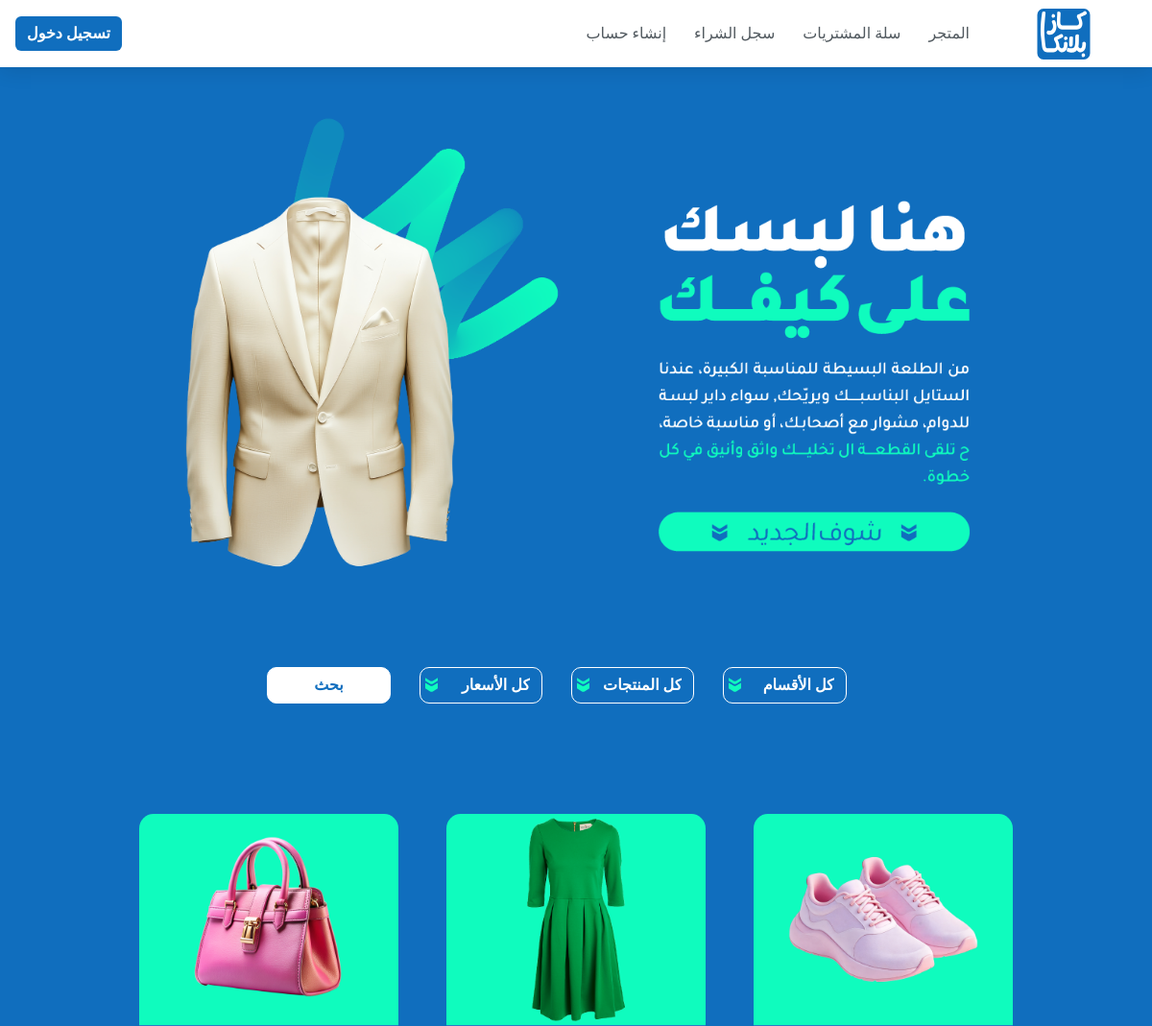
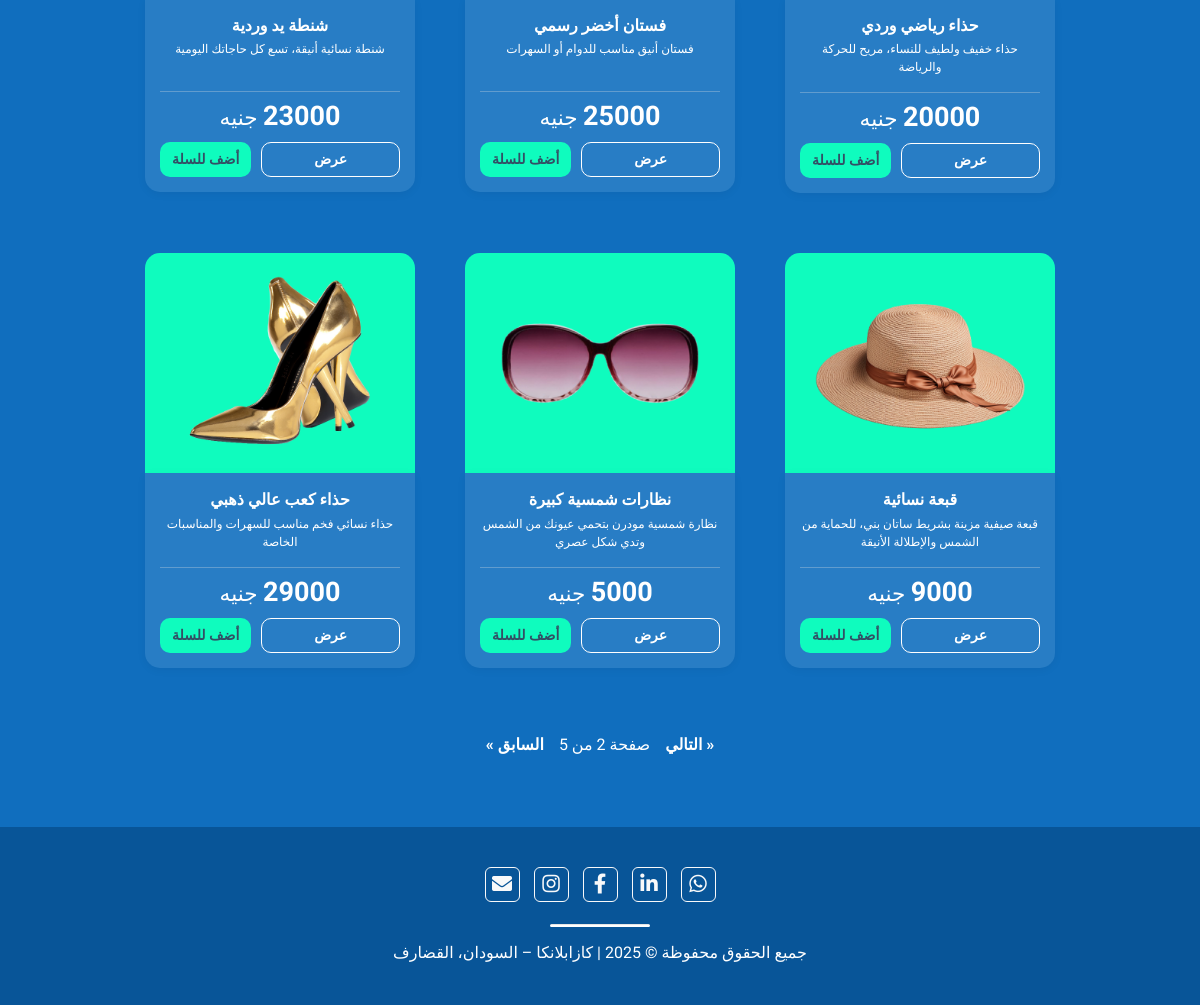
Screenshot of /?page=2 with the database file from the repository (2 pictures, top to bottom).
### store/models.py (models this page shows, shortened)
class Product(models.Model):
    CATEGORY_CHOICES = (
        ('men', 'رجالي'),
        ('women', 'نسائي'),
        ('kids', 'أطفالي'),
    )
    CLOTHE_CATEGORY_CHOICES = (
        ('t-shirt', 'تي شيرتات'),
        ('shirts', 'قمصان'),
        ('pants', 'بناطلين'),
        ('jackets', 'جاكيتات'),
        ('suits', 'بدلات'),
        ('sportswear', 'ملابس رياضية'),
        ('jeans', 'جينز'),
        ('hoodies', 'هوديز'),
        ('dresses', 'فساتين'),
        ('blouses', 'بلوزات'),
        ('abayas', 'عبايات'),
        ('pajamas', 'بيجامات'),
        ('bags', 'حقائب'),
        ('sneakers', 'أحذية رياضية'),
        ('formal-shoes', 'أحذية رسمية'),
        ('boots', 'بوتات'),
        ('slippers', 'شباشب'),
        ('caps', 'كابات'),
        ('hats', 'قبعات'),
        ('sunglasses', 'نظارات شمسية'),
        ('watches', 'ساعات'),
)
    name = models.CharField(max_length=200, null=True)
    description = models.TextField(null=True, blank=True)
    price = models.DecimalField(decimal_places=0, max_digits=10, default=0)
    category = models.CharField(max_length=10, choices=CATEGORY_CHOICES, default='men')
    type_of_clothe = models.CharField(max_length=20, choices=CLOTHE_CATEGORY_CHOICES, default='t-shirt')
    image = models.ImageField(null=True, blank=True)
    @property
    def imageURL(self):
        try:
            url = self.image.url
        except:
            url = ''
        return url

### store/views.py (the view, shortened to what this page needs)
# urls.py: path('', views.store_view, name='store'),
def store_view(request):
    category = request.GET.get('category')
    type_of_clothe = request.GET.get('type_of_clothe')
    price = request.GET.get('price')
    products = Product.objects.all()
    if category:
        products = products.filter(category=category)
    if type_of_clothe:
        products = products.filter(type_of_clothe=type_of_clothe)
    paginator = Paginator(products, 6)  # Show 6 products per page
    page_number = request.GET.get('page')
    page_obj = paginator.get_page(page_number)
    if request.user.is_authenticated:
        customer, created = Customer.objects.get_or_create(
            user = request.user,
            defaults={'name': request.user.username,}
        )
        order, created = Order.objects.get_or_create(customer=customer, complete=False)
        items = order.orderitem_set.all()
    else:
        items = []
        order = {
            'get_cart_items': 0,
            'get_cart_total': 0,
            'shipping': False,
        }
    context = {
        'products': page_obj,
        'items':items,
        'order':order,
        'category': category,
        'type_of_clothe': type_of_clothe,
        'price': price,
        'page_obj': page_obj,
        }
    return render(request, 'store/store.html', context)

### store/templates/store/store.html (shortened to what this page needs)
{% extends 'store/main.html' %}
{% load static %}
{% block content %}
<link rel="stylesheet" type="text/css" href="{% static 'css/store.css' %}">
<div class="hero-section">
  <img src="{% static 'images/hero-section.png' %}" alt="">
</div>
<form method="get" class="mb-8 category-form text-center" style="max-width: 1200px; margin: auto;">
  <div class="row justify-content-center">
    <div class="col-md-2 mb-4">
      <select name="category" class="form-select form-select-lg mb-3 form-control" aria-label=".form-select-lg example">
        <option value="">كل الأقسام</option>
      </select>
    </div>
    <div class="col-md-2 mb-4">
      <select name="type_of_clothe" class="form-select form-select-lg mb-3 form-control" aria-label=".form-select-lg example">
        <option value="">كل المنتجات</option>
      </select>
    </div>
    <div class="col-md-2 mb-4">
      <select name="price" class="form-select form-select-lg mb-3 form-control" aria-label=".form-select-lg example">
        <option value="">كل الأسعار</option>
      </select>
    </div>
    <div class="col-md-2 mb-4">
      <button type="submit" class="btn btn-warning w-100" style="font-weight: 700;">بحث</button>
    </div>
  </div>
</form>
<div class="row products-row">
    {% for product in page_obj %}
      <div class="product-card col-lg-4">
          <div class="thumbnail">
            <img src="{{product.imageURL}}" alt="Product">
          </div>
          <div class="box-element product">
              <h6 class="product-name text-center"><strong>{{product.name}}</strong></h6>
              <div>
                <p class="product-description">{{product.description}}</p>
              </div>
              <hr>
              <div class="product-footer">
                <h4 class="price-text">{{product.price}}<small> جنيه</small></h4>
                <div class="product-buttons">
                  <form method="POST" action="{% url 'add_to_cart' product.id %}">
                    <button class="btn btn-success w-100">أضف للسلة</button>
                  </form>
                  <a data-fancybox="gallery" href="{{product.imageURL}}" class="btn btn-outline-dark  add-btn w-100">عرض</a>
                </div>
              </div>
          </div>
      </div>
    {% endfor %}
</div>
<div class="pagination">
    {% if page_obj.has_previous %}
        <a href="?page={{ page_obj.previous_page_number }}">&laquo; السابق</a>
    {% endif %}
    <span>صفحة {{ page_obj.number }} من {{ page_obj.paginator.num_pages }}</span>
    {% if page_obj.has_next %}
        <a href="?page={{ page_obj.next_page_number }}{% if category %}&category={{ category }}{% endif %}{% if type_of_clothe %}&type_of_clothe={{ type_of_clothe }}{% endif %}{% if price %}&price={{ price }}{% endif %}">التالي &raquo;</a>
    {% endif %}
</div>
{% endblock content %}

### static/css/main.css (style rules this page uses)
body { background: #106EBE; font-family: "Tajawal", sans-serif; }
h1,h2,h3,h4,h5,h6 { color:hsl(0, 0%, 30%); }
.box-element { box-shadow:hsl(0, 0%, 80%) 0 0 16px; background-color: #fff; border-radius: 4px; padding: 10px; }
.product { border-radius: 0 0 4px 4px; }
.col-lg-4, .col-lg-6, .col-lg-8, .col-lg-12 { margin-top: 10px; }
.btn { border-radius: 0; }
.btn-danger, .btn-warning { background-color: #106EBE !important; border: 0; border-radius: 6px; color: #fff; font-weight: 600; }
@media (max-width: 1200px) { .col-lg-12, .col-lg-8, .col-lg-6, .col-lg-4 { width: 100%!important; margin-top: 10px; } }
@media (max-width: 1200px) { .thumbnail { height: 220px!important; } }

### static/css/store.css (style rules this page uses)
.btn-success { background: #0FFCBE; border: none; border-radius: 10px; color: #334f65; font-weight: 600; }
.btn-outline-dark { border: 1px solid #fff; color: #fff; border-radius: 10px; font-weight: 600; }
.hero-section img { width: 100%; height: 100%; object-fit: cover; object-position: center; transition: transform 0.5s ease-in-out; }
.products-row { justify-content: center; margin: 40px auto; }
.products-row .col-lg-4 { flex: 0 0 0 33.3333%; max-width: 33.3333%; padding: 25px; }
.thumbnail { width: 100%; height: 200px; background: #0FFCBE; border-top-left-radius: 15px; border-top-right-radius: 15px; overflow: hidden; display: flex; align-items: center; justify-content: center; }
.thumbnail img { width: 100%; height: 100%; object-fit: cover; }
.products-row .product { padding: 15px; color: #fff!important; box-shadow: 0 2px 10px rgba(0, 0, 0, 0.05); background: rgba(255, 255, 255, 0.1); border-bottom-left-radius: 15px; border-bottom-right-radius: 15px; }
.box-element { background: #fff; padding: 20px; text-align: right; }
.product-name { font-size: 16px; color: #fff; font-weight: 700; padding-top: 2px; padding-bottom: 0; margin-bottom: 0; }
.product-description { text-align: center; font-size: 12px; font-weight: 500; color: #fff; padding-top: 5px; margin-bottom: 0; padding-bottom: 0; min-height: 40px; overflow: hidden; }
.price-text { text-align: center; margin: 0; padding-top: 0; padding-bottom: 5px; direction: rtl; font-weight: 800; font-size: 27px; color: #fff; }
.product-card hr { background-color: #fff; margin-bottom: 8px; opacity: 0.3; }
.category-form { direction: rtl; padding-top: 40px; padding-right: 40px; margin-right: 50%; }
.product-buttons { padding-top: 5px; display: flex; gap: 10px; }
.product-buttons form button { flex: 2; height: 35px; font-size: 14px; }
.product-buttons a { flex: 1; height: 35px; font-size: 14px; }
.form-select { font-size: 16px; font-weight: 700; background: none; color: #fff; border: 1px solid #fff; border-radius: 10px; appearance: none; -webkit-appearance: none; -moz-appearance: none; background: url('/static/images/arrow-down.svg') no-repeat left 5px center; background-size: 13px; }
.category-form .btn-warning { background-color: #fff !important; border-radius: 10px; color: #106EBE; border: 1.6px solid #fff; }
.pagination { display: flex; justify-content: center; align-items: center; margin-top: 20px; gap: 15px; color: #fff; }
.pagination a { text-align: center; font-weight: 700; color: #fff!important; text-decoration: none!important; }

### rows the page displays
Product: imageURL (picture), name "شنطة يد وردية", description "شنطة نسائية أنيقة، تسع كل حاجاتك اليومية", price "23000"
Product: imageURL (picture), name "فستان أخضر رسمي", description "فستان أنيق مناسب للدوام أو السهرات", price "25000"
Product: imageURL (picture), name "حذاء رياضي وردي", description "حذاء خفيف ولطيف للنساء، مريح للحركة والرياضة", price "20000"
Product: imageURL (picture), name "حذاء كعب عالي ذهبي", description "حذاء نسائي فخم مناسب للسهرات والمناسبات الخاصة", price "29000"
Product: imageURL (picture), name "نظارات شمسية كبيرة", description "نظارة شمسية مودرن بتحمي عيونك من الشمس وتدي شكل عصري", price "5000"
Product: imageURL (picture), name "قبعة نسائية", description "قبعة صيفية مزينة بشريط ساتان بني، للحماية من الشمس والإطلالة الأنيقة", price "9000"

### other values shown
{{ page_obj.paginator.num_pages }} "5"
